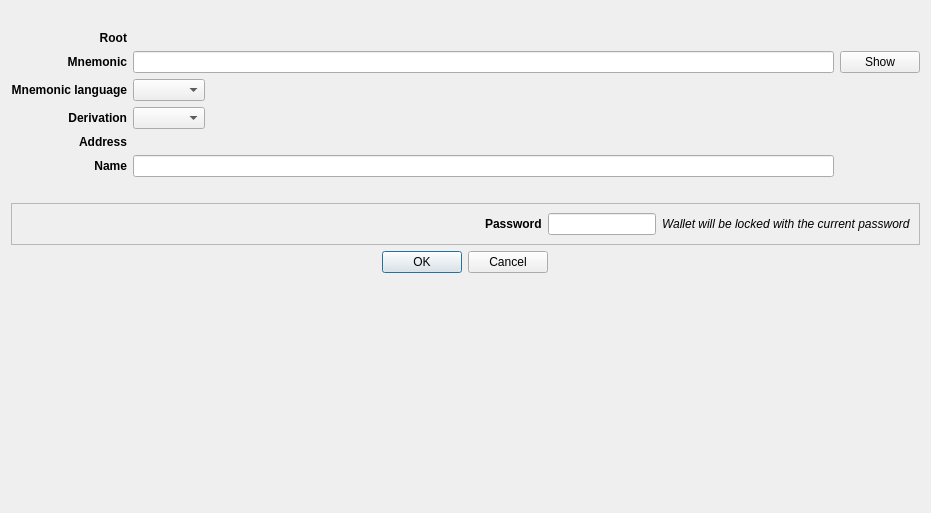
<?xml version="1.0" encoding="UTF-8"?>
<ui version="4.0">
 <class>AccountDerivationCreateDialog</class>
 <widget class="QDialog" name="AccountDerivationCreateDialog">
  <property name="geometry">
   <rect>
    <x>0</x>
    <y>0</y>
    <width>931</width>
    <height>513</height>
   </rect>
  </property>
  <property name="windowTitle">
   <string>Create derived account</string>
  </property>
  <layout class="QVBoxLayout" name="verticalLayout">
   <item alignment="Qt::AlignHCenter">
    <widget class="QLabel" name="imagelabel">
     <property name="sizePolicy">
      <sizepolicy hsizetype="Preferred" vsizetype="Preferred">
       <horstretch>0</horstretch>
       <verstretch>0</verstretch>
      </sizepolicy>
     </property>
     <property name="minimumSize">
      <size>
       <width>0</width>
       <height>0</height>
      </size>
     </property>
     <property name="maximumSize">
      <size>
       <width>200</width>
       <height>200</height>
      </size>
     </property>
     <property name="sizeIncrement">
      <size>
       <width>0</width>
       <height>0</height>
      </size>
     </property>
     <property name="baseSize">
      <size>
       <width>0</width>
       <height>0</height>
      </size>
     </property>
     <property name="text">
      <string/>
     </property>
     <property name="pixmap">
      <pixmap resource="../../icons/tikka.slots.pyqt.resources.icons.index.qrc">:/images/safe_background</pixmap>
     </property>
     <property name="scaledContents">
      <bool>true</bool>
     </property>
     <property name="alignment">
      <set>Qt::AlignCenter</set>
     </property>
    </widget>
   </item>
   <item>
    <layout class="QGridLayout" name="gridLayout">
     <item row="2" column="0">
      <widget class="QLabel" name="mnemonicLanguageLabel">
       <property name="font">
        <font>
         <weight>75</weight>
         <italic>false</italic>
         <bold>true</bold>
        </font>
       </property>
       <property name="text">
        <string>Mnemonic language</string>
       </property>
       <property name="alignment">
        <set>Qt::AlignRight|Qt::AlignTrailing|Qt::AlignVCenter</set>
       </property>
      </widget>
     </item>
     <item row="1" column="1">
      <widget class="QLineEdit" name="mnemonicLineEdit">
       <property name="echoMode">
        <enum>QLineEdit::Password</enum>
       </property>
       <property name="readOnly">
        <bool>false</bool>
       </property>
      </widget>
     </item>
     <item row="2" column="1">
      <widget class="QComboBox" name="mnemonicLanguageComboBox">
       <property name="sizePolicy">
        <sizepolicy hsizetype="Fixed" vsizetype="Preferred">
         <horstretch>0</horstretch>
         <verstretch>0</verstretch>
        </sizepolicy>
       </property>
      </widget>
     </item>
     <item row="1" column="0">
      <widget class="QLabel" name="mnemonicLabel">
       <property name="font">
        <font>
         <weight>75</weight>
         <bold>true</bold>
        </font>
       </property>
       <property name="text">
        <string>Mnemonic</string>
       </property>
       <property name="alignment">
        <set>Qt::AlignRight|Qt::AlignTrailing|Qt::AlignVCenter</set>
       </property>
      </widget>
     </item>
     <item row="4" column="0">
      <widget class="QLabel" name="derivationLabel">
       <property name="font">
        <font>
         <weight>75</weight>
         <bold>true</bold>
        </font>
       </property>
       <property name="text">
        <string>Derivation</string>
       </property>
       <property name="alignment">
        <set>Qt::AlignRight|Qt::AlignTrailing|Qt::AlignVCenter</set>
       </property>
      </widget>
     </item>
     <item row="4" column="1">
      <widget class="QComboBox" name="derivationComboBox">
       <property name="sizePolicy">
        <sizepolicy hsizetype="Fixed" vsizetype="Fixed">
         <horstretch>0</horstretch>
         <verstretch>0</verstretch>
        </sizepolicy>
       </property>
      </widget>
     </item>
     <item row="5" column="0">
      <widget class="QLabel" name="addressLabel">
       <property name="font">
        <font>
         <weight>75</weight>
         <bold>true</bold>
        </font>
       </property>
       <property name="text">
        <string>Address</string>
       </property>
       <property name="alignment">
        <set>Qt::AlignRight|Qt::AlignTrailing|Qt::AlignVCenter</set>
       </property>
      </widget>
     </item>
     <item row="6" column="0">
      <widget class="QLabel" name="nameLabel">
       <property name="font">
        <font>
         <weight>75</weight>
         <bold>true</bold>
        </font>
       </property>
       <property name="text">
        <string>Name</string>
       </property>
       <property name="alignment">
        <set>Qt::AlignRight|Qt::AlignTrailing|Qt::AlignVCenter</set>
       </property>
      </widget>
     </item>
     <item row="6" column="1">
      <widget class="QLineEdit" name="nameLineEdit"/>
     </item>
     <item row="5" column="1">
      <widget class="QLabel" name="addressValueLabel">
       <property name="text">
        <string/>
       </property>
      </widget>
     </item>
     <item row="1" column="2">
      <widget class="QPushButton" name="showButton">
       <property name="text">
        <string>Show</string>
       </property>
      </widget>
     </item>
     <item row="0" column="0">
      <widget class="QLabel" name="rootAddressLabel">
       <property name="font">
        <font>
         <weight>75</weight>
         <bold>true</bold>
        </font>
       </property>
       <property name="text">
        <string>Root</string>
       </property>
       <property name="alignment">
        <set>Qt::AlignRight|Qt::AlignTrailing|Qt::AlignVCenter</set>
       </property>
      </widget>
     </item>
     <item row="0" column="1">
      <widget class="QLabel" name="rootAddressValueLabel">
       <property name="text">
        <string/>
       </property>
      </widget>
     </item>
    </layout>
   </item>
   <item>
    <widget class="QLabel" name="errorLabel">
     <property name="styleSheet">
      <string notr="true">color: red</string>
     </property>
     <property name="text">
      <string/>
     </property>
     <property name="alignment">
      <set>Qt::AlignCenter</set>
     </property>
    </widget>
   </item>
   <item>
    <widget class="QFrame" name="storedPasswordFrame">
     <property name="frameShape">
      <enum>QFrame::StyledPanel</enum>
     </property>
     <property name="frameShadow">
      <enum>QFrame::Raised</enum>
     </property>
     <layout class="QHBoxLayout" name="horizontalLayout">
      <item>
       <spacer name="horizontalSpacer">
        <property name="orientation">
         <enum>Qt::Horizontal</enum>
        </property>
        <property name="sizeHint" stdset="0">
         <size>
          <width>40</width>
          <height>20</height>
         </size>
        </property>
       </spacer>
      </item>
      <item alignment="Qt::AlignRight">
       <widget class="QLabel" name="storedPasswordLabel">
        <property name="font">
         <font>
          <weight>75</weight>
          <bold>true</bold>
         </font>
        </property>
        <property name="text">
         <string>Password</string>
        </property>
       </widget>
      </item>
      <item alignment="Qt::AlignHCenter">
       <widget class="QLineEdit" name="storedpasswordLineEdit">
        <property name="sizePolicy">
         <sizepolicy hsizetype="Fixed" vsizetype="Fixed">
          <horstretch>0</horstretch>
          <verstretch>0</verstretch>
         </sizepolicy>
        </property>
        <property name="maxLength">
         <number>20</number>
        </property>
        <property name="echoMode">
         <enum>QLineEdit::Password</enum>
        </property>
        <property name="alignment">
         <set>Qt::AlignCenter</set>
        </property>
        <property name="readOnly">
         <bool>true</bool>
        </property>
       </widget>
      </item>
      <item alignment="Qt::AlignLeft">
       <widget class="QLabel" name="storedPasswordHintLabel">
        <property name="font">
         <font>
          <italic>true</italic>
         </font>
        </property>
        <property name="text">
         <string>Wallet will be locked with the current password</string>
        </property>
       </widget>
      </item>
     </layout>
    </widget>
   </item>
   <item alignment="Qt::AlignHCenter">
    <widget class="QDialogButtonBox" name="buttonBox">
     <property name="orientation">
      <enum>Qt::Horizontal</enum>
     </property>
     <property name="standardButtons">
      <set>QDialogButtonBox::Cancel|QDialogButtonBox::Ok</set>
     </property>
    </widget>
   </item>
   <item>
    <spacer name="verticalSpacer">
     <property name="orientation">
      <enum>Qt::Vertical</enum>
     </property>
     <property name="sizeHint" stdset="0">
      <size>
       <width>20</width>
       <height>40</height>
      </size>
     </property>
    </spacer>
   </item>
  </layout>
 </widget>
 <tabstops>
  <tabstop>mnemonicLineEdit</tabstop>
  <tabstop>mnemonicLanguageComboBox</tabstop>
  <tabstop>derivationComboBox</tabstop>
  <tabstop>nameLineEdit</tabstop>
  <tabstop>storedpasswordLineEdit</tabstop>
  <tabstop>showButton</tabstop>
 </tabstops>
 <resources>
  <include location="../../icons/tikka.slots.pyqt.resources.icons.index.qrc"/>
 </resources>
 <connections>
  <connection>
   <sender>buttonBox</sender>
   <signal>accepted()</signal>
   <receiver>AccountDerivationCreateDialog</receiver>
   <slot>accept()</slot>
   <hints>
    <hint type="sourcelabel">
     <x>248</x>
     <y>254</y>
    </hint>
    <hint type="destinationlabel">
     <x>157</x>
     <y>274</y>
    </hint>
   </hints>
  </connection>
  <connection>
   <sender>buttonBox</sender>
   <signal>rejected()</signal>
   <receiver>AccountDerivationCreateDialog</receiver>
   <slot>reject()</slot>
   <hints>
    <hint type="sourcelabel">
     <x>316</x>
     <y>260</y>
    </hint>
    <hint type="destinationlabel">
     <x>286</x>
     <y>274</y>
    </hint>
   </hints>
  </connection>
 </connections>
</ui>
